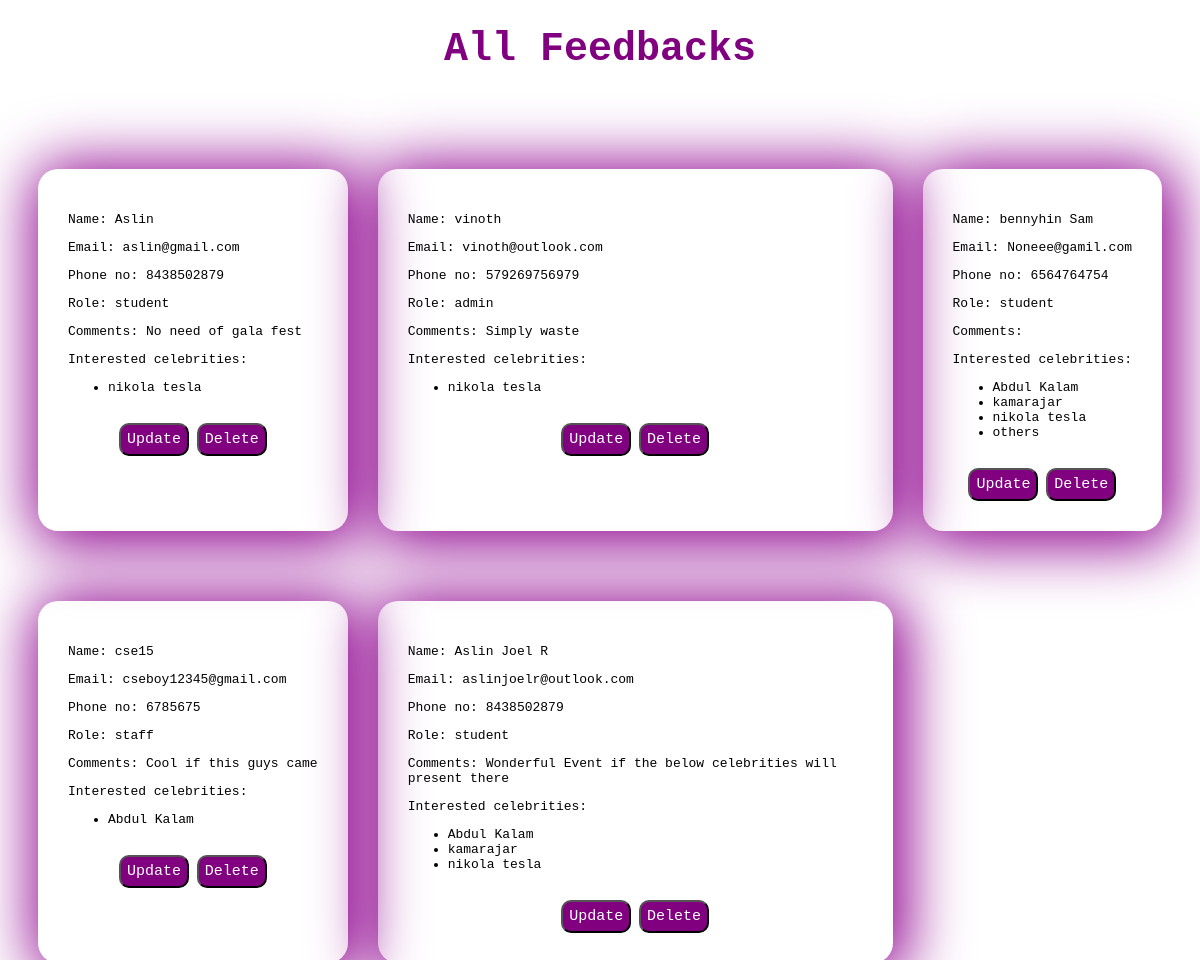
Page /read/ on the earlier database version.
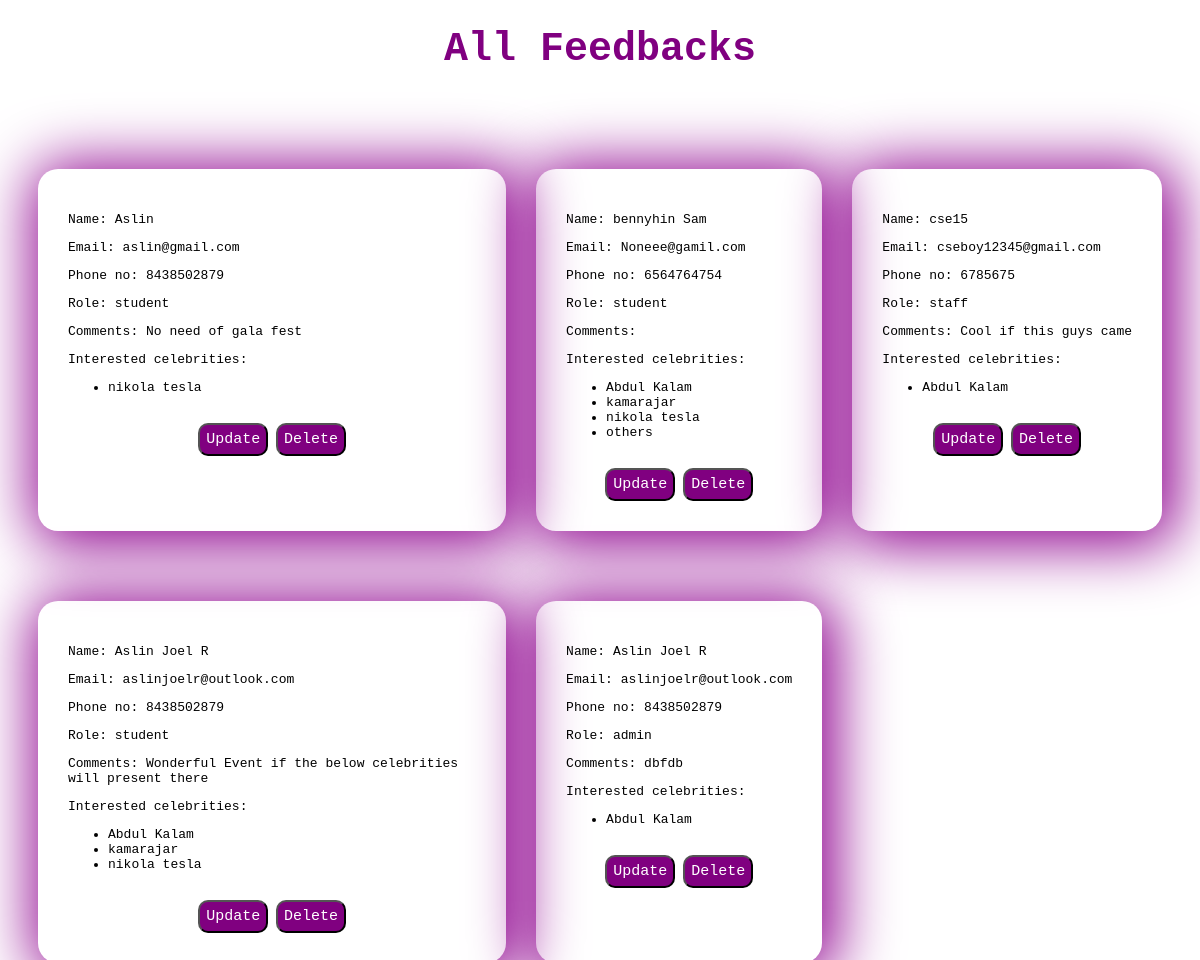
Same page on the later database version.
### crud_app/models.py (models this page shows)
class Register(models.Model):
    username = models.TextField(max_length=100)
    email = models.EmailField(null=True, blank=True)  # Allow null values
    phone = models.PositiveIntegerField()
    role = models.TextField()
    comments = models.TextField(null=True, blank=True, max_length=1000)  # Allow null values
    celebrities = models.TextField()

### crud_app/views.py (the view)
# urls.py: path('read/', views.read, name='read'),
def read(request):
    registrations=Register.objects.all()
    return render(request,'read.html',{'registrations': registrations})

### crud_app/templatetags/custom_tags.py (called while the page is built)
@register.filter(name='split')
def split(value, delimiter=','):
    value = value.strip('[]').replace("'", "")
    return value.split(delimiter)

### crud_app/templates/read.html (shortened to what this page needs)
{% load custom_tags %}
{% load static %}
<!DOCTYPE html>
<html>
<head>
</head>
<body>
    <h1>All Feedbacks</h1>
    <section>
        {% for registration in registrations %}
    <div id="div">
        <div id="container">
        <p>Name: {{ registration.username }}</p>
        <p>Email: {{ registration.email }}</p>
        <p>Phone no: {{ registration.phone }}</p>
        <p>Role: {{ registration.role }}</p>
        <p>Comments: {{ registration.comments }}</p>
        <p>Interested celebrities:</p>
        <ul>
            {% for celebrity in registration.celebrities|split %}
                <li>{{ celebrity }}</li>
            {% endfor %}
        </ul>
        </div>
        <br>
        <button ><a href="{% url 'update_record' registration.id %}">Update</a></button>
        <button onclick="deleteRecord('{{ registration.id }}')">Delete</button>
    </div>
    {% endfor %}
    </section>
</body>
</html>

Differences in the rows shown:
removed Register: username "vinoth", email "vinoth@outlook.com", phone "579269756979", role "admin", comments "Simply waste", celebrities "nikola tesla"
added Register: username "Aslin Joel R", email "aslinjoelr@outlook.com", phone "8438502879", role "admin", comments "dbfdb", celebrities "Abdul Kalam"
